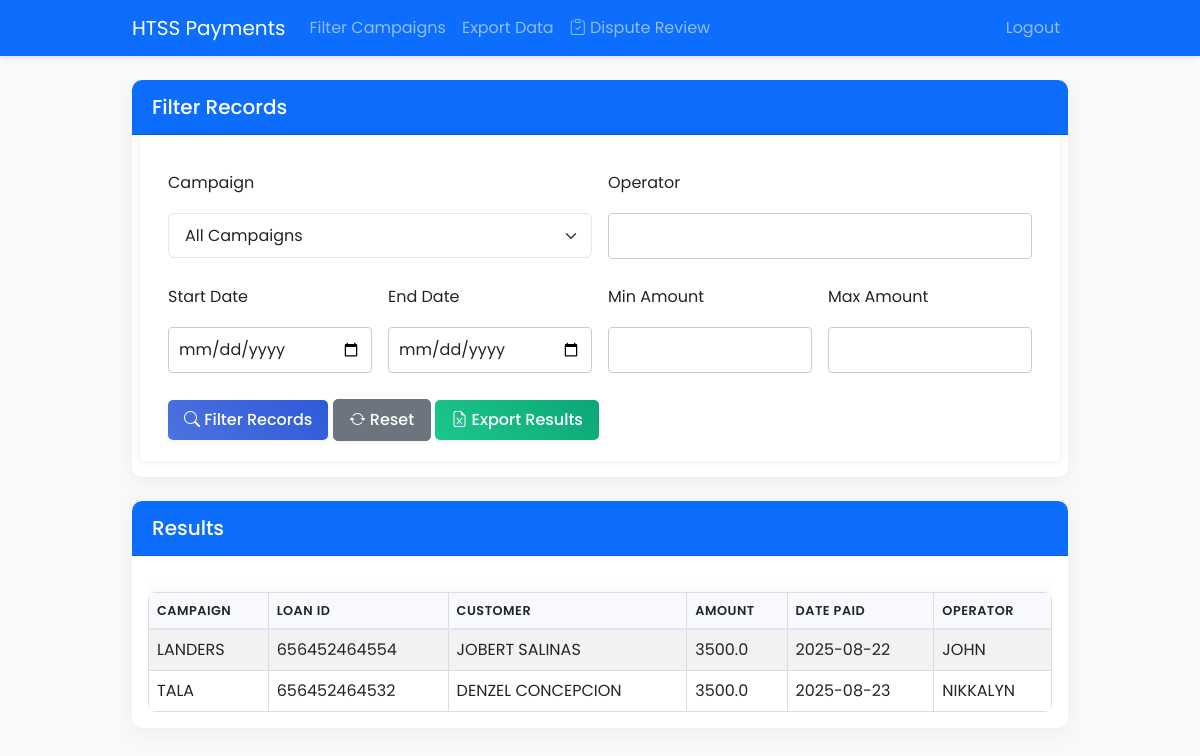
The app's page /data-analyst/campaign-filter (signed in) with its own data.
### app/models.py (models this page shows)
class PaymentRecord(db.Model):
    __tablename__ = 'payment_record'
    id = db.Column(db.Integer, primary_key=True)
    campaign = db.Column(db.String(50), nullable=False)
    dpd = db.Column(db.Integer, nullable=False)
    loan_id = db.Column(db.String(100), nullable=False)
    amount = db.Column(db.Float, nullable=False)
    date_paid = db.Column(db.Date, nullable=False)
    operator_name = db.Column(db.String(100), nullable=False)
    customer_name = db.Column(db.String(100), nullable=False)
    created_at = db.Column(db.DateTime, default=datetime.utcnow)
    proofs = db.relationship('PaymentProof', back_populates='payment', lazy=True, cascade='all, delete-orphan')
    disputes = db.relationship('Dispute', backref='payment_record', lazy=True)

### app/routes/data_analyst.py (the view, shortened to what this page needs)
@bp.route('/campaign-filter', methods=['GET', 'POST'])
@login_required
def campaign_filter():
    if current_user.role != 'data_analyst':
        flash('Access denied: Data Analyst role required', 'danger')
        return redirect(url_for('auth.login'))
    form = CampaignFilterForm()
    all_campaigns = db.session.query(PaymentRecord.campaign).distinct().all()
    form.campaign.choices = [('', 'All Campaigns')] + [(c[0], c[0]) for c in all_campaigns if c[0]]
    campaign = None
    start_date = None
    end_date = None
    operator = None
    min_amount = None
    max_amount = None
    query = PaymentRecord.query
    page = request.args.get('page', 1, type=int)
    per_page = 10
    pagination = query.order_by(PaymentRecord.created_at.desc()).paginate(page=page, per_page=per_page)
    records = pagination.items
    return render_template('data_analyst/campaign_filter.html',
                          form=form,
                          records=records,
                          pagination=pagination,
                          selected_campaign=campaign)

### app/forms.py
class CampaignFilterForm(FlaskForm):
    campaign = SelectField('Campaign', choices=[], validators=[Optional()])
    start_date = DateField('Start Date', validators=[Optional()])
    end_date = DateField('End Date', validators=[Optional()])
    operator = StringField('Operator', validators=[Optional(), Length(max=80)])
    min_amount = FloatField('Min Amount', validators=[Optional()])
    max_amount = FloatField('Max Amount', validators=[Optional()])
    submit = SubmitField('Apply Filters')

### app/__init__.py (called while the page is built)
def create_app():
    app = Flask(__name__)
    app.config['SECRET_KEY'] = 'PASSWORD'  # Change this in production
    basedir = os.path.abspath(os.path.dirname(__file__))
    db_path = os.path.join(os.path.dirname(basedir), 'instance', 'collections.db')
    app.config['SQLALCHEMY_DATABASE_URI'] = f'sqlite:///{db_path}'
    app.config['SQLALCHEMY_TRACK_MODIFICATIONS'] = False
    db.init_app(app)
    login_manager.login_view = 'auth.login'
    login_manager.init_app(app)
    from app.models import User
    @login_manager.user_loader
    def load_user(user_id):
        return User.query.get(int(user_id))
    from app.routes import auth, team_leader, data_analyst
    app.register_blueprint(auth.bp)
    app.register_blueprint(team_leader.bp)
    app.register_blueprint(data_analyst.bp)
    return app

### app/templates/data_analyst/campaign_filter.html (shortened to what this page needs)
{% extends "base.html" %}
{% block content %}
<div class="card">
    <div class="card-header bg-primary text-white">
        <h5 class="mb-0">Filter Records</h5>
    </div>
    <div class="card-body">
        <form id="filterForm" method="POST" action="{{ url_for('data_analyst.campaign_filter') }}" class="row g-3">
            <div class="col-md-6">
                {{ form.campaign.label(class="form-label") }}
                {{ form.campaign(class="form-select") }}
            </div>
            <div class="col-md-6">
                {{ form.operator.label(class="form-label") }}
                {{ form.operator(class="form-control") }}
            </div>
            <div class="col-md-3">
                {{ form.start_date.label(class="form-label") }}
                {{ form.start_date(class="form-control", type="date") }}
            </div>
            <div class="col-md-3">
                {{ form.end_date.label(class="form-label") }}
                {{ form.end_date(class="form-control", type="date") }}
            </div>
            <div class="col-md-3">
                {{ form.min_amount.label(class="form-label") }}
                {{ form.min_amount(class="form-control") }}
            </div>
            <div class="col-md-3">
                {{ form.max_amount.label(class="form-label") }}
                {{ form.max_amount(class="form-control") }}
            </div>
            <div class="col-12">
                <button type="submit" class="btn btn-primary">
                    <i class="bi bi-search"></i> Filter Records
                </button>
                <button type="button" id="resetBtn" class="btn btn-secondary">
                    <i class="bi bi-arrow-repeat"></i> Reset
                </button>
                <button type="button" id="exportBtn" class="btn btn-success">
                    <i class="bi bi-file-earmark-excel"></i> Export Results
                </button>
            </div>
        </form>
    </div>
</div>
<div class="card mt-4">
    <div class="card-header bg-primary text-white">
        <h5 class="mb-0">Results</h5>
    </div>
    <div class="card-body">
        {% if records %}
        <div class="table-responsive">
            <table class="table table-striped table-hover">
                <thead>
                    <tr class="bg-light text-dark">
                        <th>Campaign</th>
                        <th>Loan ID</th>
                        <th>Customer</th>
                        <th>Amount</th>
                        <th>Date Paid</th>
                        <th>Operator</th>
                    </tr>
                </thead>
                <tbody>
                    {% for record in records %}
                    <tr>
                        <td>{{ record.campaign }}</td>
                        <td>{{ record.loan_id }}</td>
                        <td>{{ record.customer_name }}</td>
                        <td>{{ record.amount }}</td>
                        <td>{{ record.date_paid }}</td>
                        <td>{{ record.operator_name }}</td>
                    </tr>
                    {% endfor %}
                </tbody>
            </table>
        </div>
        {% else %}
        <div class="alert alert-info">
            <i class="bi bi-info-circle"></i> No records found matching your criteria.
        </div>
        {% endif %}
    </div>
</div>
{% endblock %}

### app/static/css/main.css (style rules this page uses)
body { font-family: 'Poppins', sans-serif; background-color: #f8f9fa; }
form { background: #ffffff; padding: 20px; border-radius: 5px; box-shadow: 0 0 10px rgba(0, 0, 0, 0.1); }
input[type="text"], input[type="number"], input[type="date"], select { width: 100%; padding: 10px; margin: 10px 0; border: 1px solid #ccc; border-radius: 4px; }
.table { border-radius: 8px; overflow: hidden; box-shadow: 0 0 20px rgba(0,0,0,0.05); width: 100%; border-collapse: collapse; margin: 20px 0; }
.table th, .table td { border: 1px solid #dddddd; text-align: left; padding: 8px; }
.table th { background-color: #35424a; color: white; }
.table thead th { color: #495057; font-weight: 600; text-transform: uppercase; font-size: 0.8rem; letter-spacing: 0.5px; border-bottom: 2px solid #e3e6f0; background-color: #f8f9fc; }
.table-striped tbody tr:nth-of-type(odd) { background-color: rgba(246, 247, 252, 0.5); }
.card { border: none; border-radius: 10px; box-shadow: 0 4px 20px rgba(0,0,0,0.05); transition: transform 0.3s ease, box-shadow 0.3s ease; margin-bottom: 24px; }
.card-header { border-radius: 10px 10px 0 0 !important; border-bottom: none; padding: 15px 20px; background-color: #f8f9fa; border-bottom: 1px solid rgba(0, 0, 0, 0.125); font-weight: 600; }
.table { margin-bottom: 0; }
.form-control, .form-select { border-radius: 6px; padding: 0.6rem 1rem; border: 1px solid #e2e8f0; transition: all 0.2s ease; }
.btn { border-radius: 5px; font-weight: 500; padding: 0.5rem 1rem; transition: all 0.3s ease; box-shadow: 0 2px 5px rgba(0,0,0,0.05); }
.btn-primary { background: linear-gradient(45deg, #4e73df, #2e59d9); border: none; }
.btn-success { background: linear-gradient(45deg, #1cc88a, #0ca678); border: none; }
.table thead th { color: #212529 !important; }

### records on screen
PaymentRecord: campaign "LANDERS", loan_id "656452464554", customer_name "JOBERT SALINAS", amount "3500.0", date_paid "2025-08-22", operator_name "JOHN"
PaymentRecord: campaign "TALA", loan_id "656452464532", customer_name "DENZEL CONCEPCION", amount "3500.0", date_paid "2025-08-23", operator_name "NIKKALYN"
